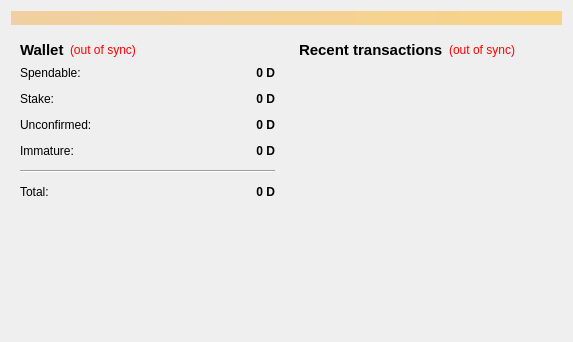
<?xml version="1.0" encoding="UTF-8"?>
<ui version="4.0">
 <class>OverviewPage</class>
 <widget class="QWidget" name="OverviewPage">
  <property name="geometry">
   <rect>
    <x>0</x>
    <y>0</y>
    <width>573</width>
    <height>342</height>
   </rect>
  </property>
  <property name="windowTitle">
   <string>Form</string>
  </property>
  <layout class="QVBoxLayout" name="topLayout">
   <item>
    <widget class="QLabel" name="labelAlerts">
     <property name="visible">
      <bool>false</bool>
     </property>
     <property name="styleSheet">
      <string notr="true">background-color: qlineargradient(x1: 0, y1: 0, x2: 1, y2: 0, stop:0 #F0D0A0, stop:1 #F8D488);  color:#000000
</string>
     </property>
     <property name="wordWrap">
      <bool>true</bool>
     </property>
     <property name="margin">
      <number>3</number>
     </property>
    </widget>
   </item>
   <item>
    <layout class="QHBoxLayout" name="horizontalLayout" stretch="1,1">
     <item>
      <layout class="QVBoxLayout" name="verticalLayout_2">
       <item>
        <widget class="QWidget" name="widget" native="true">
         <layout class="QVBoxLayout" name="verticalLayout_4">
          <item>
           <layout class="QHBoxLayout" name="horizontalLayout_4">
            <item>
             <widget class="QLabel" name="label_5">
              <property name="font">
               <font>
                <pointsize>11</pointsize>
                <weight>75</weight>
                <bold>true</bold>
               </font>
              </property>
              <property name="text">
               <string>Wallet</string>
              </property>
             </widget>
            </item>
            <item>
             <widget class="QLabel" name="labelWalletStatus">
              <property name="toolTip">
               <string>The displayed information may be out of date. Your wallet automatically synchronizes with the Destiny network after a connection is established, but this process has not completed yet.</string>
              </property>
              <property name="styleSheet">
               <string notr="true">QLabel { color: red; }</string>
              </property>
              <property name="text">
               <string notr="true">(out of sync)</string>
              </property>
              <property name="alignment">
               <set>Qt::AlignLeading|Qt::AlignLeft|Qt::AlignVCenter</set>
              </property>
             </widget>
            </item>
            <item>
             <spacer name="horizontalSpacer_2">
              <property name="orientation">
               <enum>Qt::Horizontal</enum>
              </property>
              <property name="sizeHint" stdset="0">
               <size>
                <width>40</width>
                <height>20</height>
               </size>
              </property>
             </spacer>
            </item>
           </layout>
          </item>
          <item>
           <layout class="QFormLayout" name="formLayout_2">
            <property name="fieldGrowthPolicy">
             <enum>QFormLayout::AllNonFixedFieldsGrow</enum>
            </property>
            <property name="horizontalSpacing">
             <number>12</number>
            </property>
            <property name="verticalSpacing">
             <number>12</number>
            </property>
            <item row="0" column="0">
             <widget class="QLabel" name="label">
              <property name="text">
               <string>Spendable:</string>
              </property>
             </widget>
            </item>
            <item row="0" column="1">
             <widget class="QLabel" name="labelBalance">
              <property name="font">
               <font>
                <weight>75</weight>
                <bold>true</bold>
               </font>
              </property>
              <property name="cursor">
               <cursorShape>IBeamCursor</cursorShape>
              </property>
              <property name="toolTip">
               <string>Your current spendable balance</string>
              </property>
              <property name="text">
               <string notr="true">0 D</string>
              </property>
              <property name="alignment">
               <set>Qt::AlignRight|Qt::AlignTrailing|Qt::AlignVCenter</set>
              </property>
              <property name="textInteractionFlags">
               <set>Qt::LinksAccessibleByMouse|Qt::TextSelectableByKeyboard|Qt::TextSelectableByMouse</set>
              </property>
             </widget>
            </item>
            <item row="1" column="0">
             <widget class="QLabel" name="label_6">
              <property name="text">
               <string>Stake:</string>
              </property>
             </widget>
            </item>
            <item row="1" column="1">
             <widget class="QLabel" name="labelStake">
              <property name="font">
               <font>
                <weight>75</weight>
                <bold>true</bold>
               </font>
              </property>
              <property name="cursor">
               <cursorShape>IBeamCursor</cursorShape>
              </property>
              <property name="toolTip">
               <string>Total of coins that was staked, and do not yet count toward the current balance</string>
              </property>
              <property name="text">
               <string notr="true">0 D</string>
              </property>
              <property name="alignment">
               <set>Qt::AlignRight|Qt::AlignTrailing|Qt::AlignVCenter</set>
              </property>
              <property name="textInteractionFlags">
               <set>Qt::LinksAccessibleByMouse|Qt::TextSelectableByKeyboard|Qt::TextSelectableByMouse</set>
              </property>
             </widget>
            </item>
            <item row="2" column="0">
             <widget class="QLabel" name="label_3">
              <property name="text">
               <string>Unconfirmed:</string>
              </property>
             </widget>
            </item>
            <item row="2" column="1">
             <widget class="QLabel" name="labelUnconfirmed">
              <property name="font">
               <font>
                <weight>75</weight>
                <bold>true</bold>
               </font>
              </property>
              <property name="cursor">
               <cursorShape>IBeamCursor</cursorShape>
              </property>
              <property name="toolTip">
               <string>Total of transactions that have yet to be confirmed, and do not yet count toward the current balance</string>
              </property>
              <property name="text">
               <string notr="true">0 D</string>
              </property>
              <property name="alignment">
               <set>Qt::AlignRight|Qt::AlignTrailing|Qt::AlignVCenter</set>
              </property>
              <property name="textInteractionFlags">
               <set>Qt::LinksAccessibleByMouse|Qt::TextSelectableByKeyboard|Qt::TextSelectableByMouse</set>
              </property>
             </widget>
            </item>
            <item row="3" column="0">
             <widget class="QLabel" name="labelImmatureText">
              <property name="text">
               <string>Immature:</string>
              </property>
             </widget>
            </item>
            <item row="3" column="1">
             <widget class="QLabel" name="labelImmature">
              <property name="font">
               <font>
                <weight>75</weight>
                <bold>true</bold>
               </font>
              </property>
              <property name="toolTip">
               <string>Mined balance that has not yet matured</string>
              </property>
              <property name="text">
               <string notr="true">0 D</string>
              </property>
              <property name="alignment">
               <set>Qt::AlignRight|Qt::AlignTrailing|Qt::AlignVCenter</set>
              </property>
              <property name="textInteractionFlags">
               <set>Qt::LinksAccessibleByMouse|Qt::TextSelectableByKeyboard|Qt::TextSelectableByMouse</set>
              </property>
             </widget>
            </item>
            <item row="4" column="0" colspan="2">
             <widget class="Line" name="line">
              <property name="orientation">
               <enum>Qt::Horizontal</enum>
              </property>
             </widget>
            </item>
            <item row="5" column="0">
             <widget class="QLabel" name="labelTotalText">
              <property name="text">
               <string>Total:</string>
              </property>
             </widget>
            </item>
            <item row="5" column="1">
             <widget class="QLabel" name="labelTotal">
              <property name="font">
               <font>
                <weight>75</weight>
                <bold>true</bold>
               </font>
              </property>
              <property name="cursor">
               <cursorShape>IBeamCursor</cursorShape>
              </property>
              <property name="toolTip">
               <string>Your current total balance</string>
              </property>
              <property name="text">
               <string notr="true">0 D</string>
              </property>
              <property name="alignment">
               <set>Qt::AlignRight|Qt::AlignTrailing|Qt::AlignVCenter</set>
              </property>
              <property name="textInteractionFlags">
               <set>Qt::LinksAccessibleByMouse|Qt::TextSelectableByKeyboard|Qt::TextSelectableByMouse</set>
              </property>
             </widget>
            </item>
           </layout>
          </item>
         </layout>
        </widget>
       </item>
       <item>
        <spacer name="verticalSpacer">
         <property name="orientation">
          <enum>Qt::Vertical</enum>
         </property>
         <property name="sizeHint" stdset="0">
          <size>
           <width>20</width>
           <height>40</height>
          </size>
         </property>
        </spacer>
       </item>
      </layout>
     </item>
     <item>
      <layout class="QVBoxLayout" name="verticalLayout_3">
       <item>
        <widget class="QWidget" name="widget_2" native="true">
         <layout class="QVBoxLayout" name="verticalLayout">
          <item>
           <layout class="QHBoxLayout" name="horizontalLayout_2">
            <item>
             <widget class="QLabel" name="label_4">
              <property name="font">
               <font>
                <pointsize>11</pointsize>
                <weight>75</weight>
                <bold>true</bold>
               </font>
              </property>
              <property name="text">
               <string>&lt;b&gt;Recent transactions&lt;/b&gt;</string>
              </property>
             </widget>
            </item>
            <item>
             <widget class="QLabel" name="labelTransactionsStatus">
              <property name="toolTip">
               <string>The displayed information may be out of date. Your wallet automatically synchronizes with the Destiny network after a connection is established, but this process has not completed yet.</string>
              </property>
              <property name="styleSheet">
               <string notr="true">QLabel { color: red; }</string>
              </property>
              <property name="text">
               <string notr="true">(out of sync)</string>
              </property>
              <property name="alignment">
               <set>Qt::AlignRight|Qt::AlignTrailing|Qt::AlignVCenter</set>
              </property>
             </widget>
            </item>
            <item>
             <spacer name="horizontalSpacer">
              <property name="orientation">
               <enum>Qt::Horizontal</enum>
              </property>
              <property name="sizeHint" stdset="0">
               <size>
                <width>40</width>
                <height>20</height>
               </size>
              </property>
             </spacer>
            </item>
           </layout>
          </item>
          <item>
           <widget class="QListView" name="listTransactions">
            <property name="styleSheet">
             <string notr="true">QListView { background: transparent; }</string>
            </property>
            <property name="frameShape">
             <enum>QFrame::NoFrame</enum>
            </property>
            <property name="verticalScrollBarPolicy">
             <enum>Qt::ScrollBarAlwaysOff</enum>
            </property>
            <property name="horizontalScrollBarPolicy">
             <enum>Qt::ScrollBarAlwaysOff</enum>
            </property>
            <property name="selectionMode">
             <enum>QAbstractItemView::NoSelection</enum>
            </property>
           </widget>
          </item>
         </layout>
        </widget>
       </item>
      </layout>
     </item>
    </layout>
   </item>
  </layout>
 </widget>
 <resources/>
 <connections/>
</ui>
